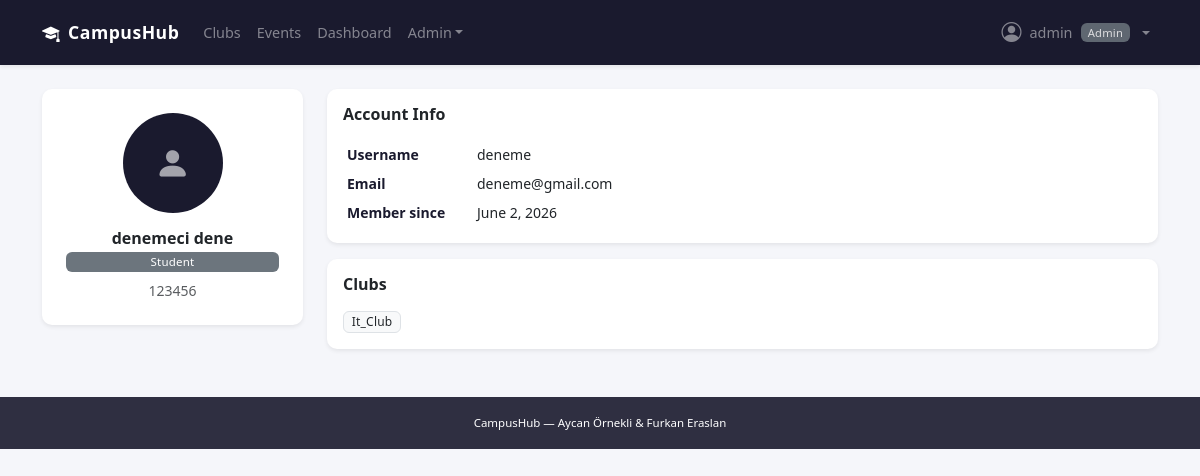
Screenshot of /users/profile/deneme/ (signed in) with the database file from the repository.
### users/models.py (models this page shows, shortened)
class CustomUser(AbstractUser):
    ROLE_CHOICES = [
        ('student', 'Student'),
        ('club_manager', 'Club Manager'),
        ('admin', 'Admin'),
    ]
    role = models.CharField(max_length=20, choices=ROLE_CHOICES, default='student')
    bio = models.TextField(blank=True)
    profile_picture = models.ImageField(upload_to='profile_pics/', blank=True, null=True)
    student_id = models.CharField(max_length=20, blank=True)

### clubs/models.py (models this page shows, shortened)
class Club(models.Model):
    STATUS_CHOICES = [
        ('pending', 'Pending Approval'),
        ('approved', 'Approved'),
        ('rejected', 'Rejected'),
    ]
    name = models.CharField(max_length=200, unique=True)
    description = models.TextField()
    logo = models.ImageField(upload_to='club_logos/', blank=True, null=True)
    manager = models.ForeignKey(
        settings.AUTH_USER_MODEL,
        on_delete=models.CASCADE,
        related_name='managed_clubs'
    )
    members = models.ManyToManyField(
        settings.AUTH_USER_MODEL,
        related_name='joined_clubs',
        blank=True
    )
    status = models.CharField(max_length=20, choices=STATUS_CHOICES, default='pending')
    created_at = models.DateTimeField(auto_now_add=True)
    updated_at = models.DateTimeField(auto_now=True)
    class Meta:
        ordering = ['-created_at']

### users/views.py (the view)
# urls.py: path('profile/', views.profile_view, name='profile'),
@login_required
def profile_view(request, username=None):
    if username:
        profile_user = get_object_or_404(CustomUser, username=username)
    else:
        profile_user = request.user
    return render(request, 'users/profile.html', {'profile_user': profile_user})

### templates/users/profile.html (shortened to what this page needs)
{% extends 'base.html' %}
{% block content %}
<div class="row g-4">
  <div class="col-md-3">
    <div class="card shadow-sm border-0 text-center p-4">
      {% if profile_user.profile_picture %}
      <img src="{{ profile_user.profile_picture.url }}" class="rounded-circle mx-auto mb-3" width="100" height="100" style="object-fit:cover;">
      {% else %}
      <div class="rounded-circle d-flex align-items-center justify-content-center mx-auto mb-3"
           style="width:100px;height:100px;background:#1a1a2e;">
        <i class="bi bi-person-fill text-white" style="font-size:2.2rem;opacity:0.6;"></i>
      </div>
      {% endif %}
      <h6 class="fw-semibold mb-1">{{ profile_user.get_full_name|default:profile_user.username }}</h6>
      <span class="badge bg-secondary mb-2" style="font-size:0.72rem;">{{ profile_user.get_role_display }}</span>
      {% if profile_user.student_id %}
      <p class="text-muted small mb-0">{{ profile_user.student_id }}</p>
      {% endif %}
    </div>
  </div>
  <div class="col-md-9">
    <div class="card shadow-sm border-0 mb-3">
      <div class="card-body">
        <h6 class="fw-semibold mb-3">Account Info</h6>
        <table class="table table-borderless table-sm mb-0 text-muted small">
          <tr><th style="width:130px;color:#1a1a2e;">Username</th><td>{{ profile_user.username }}</td></tr>
          <tr><th style="color:#1a1a2e;">Email</th><td>{{ profile_user.email }}</td></tr>
          <tr><th style="color:#1a1a2e;">Member since</th><td>{{ profile_user.date_joined|date:"F j, Y" }}</td></tr>
        </table>
      </div>
    </div>
    <div class="card shadow-sm border-0">
      <div class="card-body">
        <h6 class="fw-semibold mb-3">Clubs</h6>
        <div class="d-flex flex-wrap gap-2">
          {% for club in profile_user.joined_clubs.all %}
          <a href="{% url 'club_detail' club.pk %}" class="badge bg-light text-dark text-decoration-none border">{{ club.name }}</a>
          {% empty %}
          <p class="text-muted small mb-0">Not a member of any clubs yet.</p>
          {% endfor %}
        </div>
      </div>
    </div>
  </div>
</div>
{% endblock %}

### templates/base.html (shortened to what this page needs)
<!DOCTYPE html>
<html lang="en">
<head>
  <link href="https://cdn.jsdelivr.net/npm/bootstrap@5.3.0/dist/css/bootstrap.min.css" rel="stylesheet">
  <link href="https://cdn.jsdelivr.net/npm/bootstrap-icons@1.11.0/font/bootstrap-icons.css" rel="stylesheet">
  {% load static %}
  <link rel="stylesheet" href="{% static 'css/style.css' %}">
</head>
<body>
<nav class="navbar navbar-expand-lg navbar-dark shadow-sm">
  <div class="container">
    <a class="navbar-brand fw-bold" href="{% url 'home' %}">
      <i class="bi bi-mortarboard-fill me-2"></i>CampusHub
    </a>
    <div class="collapse navbar-collapse" id="navbarNav">
      <ul class="navbar-nav me-auto">
        <li class="nav-item">
          <a class="nav-link" href="{% url 'club_list' %}">Clubs</a>
        </li>
        <li class="nav-item">
          <a class="nav-link" href="{% url 'event_list' %}">Events</a>
        </li>
        {% if user.is_authenticated %}
          {% if user.role == 'club_manager' or user.role == 'admin' %}
          <li class="nav-item">
            <a class="nav-link" href="{% url 'manager_dashboard' %}">Dashboard</a>
          </li>
          {% endif %}
          {% if user.role == 'admin' or user.is_superuser %}
          <li class="nav-item dropdown">
            <a class="nav-link dropdown-toggle" href="#" data-bs-toggle="dropdown">Admin</a>
          </li>
          {% endif %}
        {% endif %}
      </ul>
      <ul class="navbar-nav">
        {% if user.is_authenticated %}
        <li class="nav-item dropdown">
          <a class="nav-link dropdown-toggle d-flex align-items-center gap-2" href="#" data-bs-toggle="dropdown">
            {% if user.profile_picture %}
              <img src="{{ user.profile_picture.url }}" class="rounded-circle" width="26" height="26" style="object-fit:cover;">
            {% else %}
              <i class="bi bi-person-circle fs-5"></i>
            {% endif %}
            <span>{{ user.first_name|default:user.username }}</span>
            <span class="badge bg-secondary" style="font-size:0.7rem;">{{ user.get_role_display }}</span>
          </a>
        </li>
        {% endif %}
      </ul>
    </div>
  </div>
</nav>
<div class="container my-4">
  {% block content %}{% endblock %}
</div>
<footer class="text-white text-center py-3 mt-5">
  <div class="container">
    <small>CampusHub &mdash; Aycan Örnekli &amp; Furkan Eraslan</small>
  </div>
</footer>
</body>
</html>

### static/css/style.css (style rules this page uses)
body { font-family: 'Segoe UI', system-ui, -apple-system, sans-serif; color: #1a1a2e; background-color: #f5f6fa; }
.navbar { padding: 0.6rem 0; background-color: #1a1a2e !important; }
.navbar-brand { letter-spacing: 0.5px; font-size: 1.1rem; }
.nav-link { font-weight: 500; font-size: 0.9rem; opacity: 0.85; }
.card { border-radius: 10px; transition: box-shadow 0.18s ease; }
.badge { font-weight: 500; letter-spacing: 0.2px; }
footer { background-color: #1a1a2e !important; font-size: 0.82rem; opacity: 0.9; }

### rows the page displays
CustomUser: first_name "admin", role "Admin"
CustomUser: get_full_name "denemeci dene", role "Student", student_id "123456", username "deneme", email "deneme@gmail.com", date_joined "June 2, 2026"
Club: name "It_Club"
